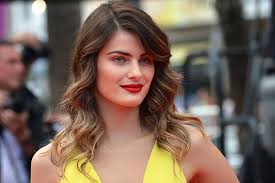
#> input picture images/brunette.jpg, 275 x 183 px; its folder holds only this picture in this run
$ python -i face_crop.py   (imports and definitions only)
#> lines starting #> are read from the running program, lines starting #| are printed output that depends on the picture; after the words box and inside, x2 and y2 are one past the last pixel; in counts of white or black regions, pixels touching at a corner belong together
## This program first ensures if the face of a person exists in the given image or not then if it exists, it crops
## the image of the face and saves to the given directory.

## Importing Modules
import cv2
import os


#################################################################################

##Make changes to these lines for getting the desired results.

## DIRECTORY of the images
directory = "./images/happy"

## directory where the images to be saved:
f_directory = "./images/happy/crop"

################################################################################

def facecrop(image):
    ## Crops the face of a person from any image!

    ## OpenCV XML FILE for Frontal Facial Detection using HAAR CASCADES.
#> called with image = 'images/brunette.jpg'
    facedata = "haarcascade_frontalface_alt.xml"
    cascade = cv2.CascadeClassifier(facedata)

    ## Reading the given Image with OpenCV
    img = cv2.imread(image)
#> img is the input picture: shape (183, 275, 3); mean B, G, R 90.4, 102, 120.7

    try:
        ## Some downloaded images are of unsupported type and should be ignored while raising Exception, so for that
        ## I'm using the try/except functions.

        minisize = (img.shape[1],img.shape[0])
#> minisize = (275, 183)
        miniframe = cv2.resize(img, minisize)

        faces = cascade.detectMultiScale(miniframe)
#> faces = [[97, 34, 69, 69]]

        for f in faces:
            x, y, w, h = [ v for v in f ]
            cv2.rectangle(img, (x,y), (x+w,y+h), (0,255,0), 2)

            sub_face = img[y:y+h, x:x+w]

            f_name = image.split('/')
            f_name = f_name[-1]

            ## Change here the Desired directory.
            cv2.imwrite(f_directory + f_name, sub_face)
            print ("Writing: " + image)
#> this loop made 1 pass
#| Writing: images/brunette.jpg
#> pass 1, in facecrop, `sub_face = img[y:y+h, x:x+w]`:
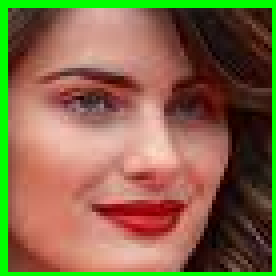
#> sub_face: shape (69, 69, 3) (shown 4 times larger); mean B, G, R 72.8, 104.2, 133.3
#> after the loop:
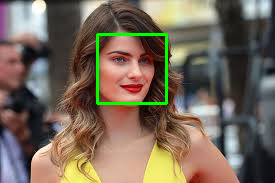
#> img: shape (183, 275, 3); 1.64% of pixels changed, all inside (x1, y1, x2, y2) = (96, 33, 168, 105)

    except:
        pass

# [9 lines not run here, left out]

>>> result = facecrop('images/brunette.jpg')

$ run again, on images/group-smiling.jpg
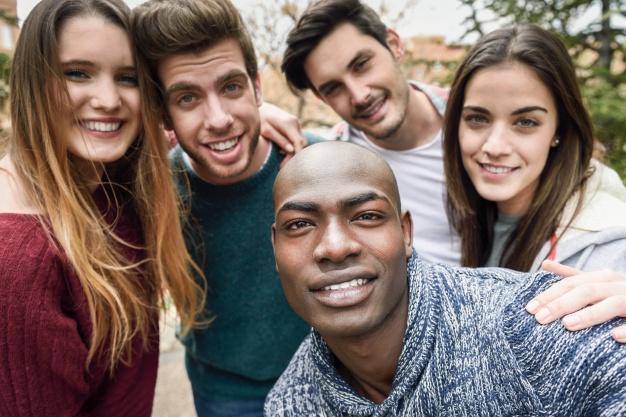
#> input picture images/group-smiling.jpg, 626 x 417 px
#> in facecrop, img is the input picture: shape (417, 626, 3); mean B, G, R 103.2, 109.6, 126
#> faces = [[40, 26, 127, 127], [439, 71, 128, 128], [150, 42, 128, 128], [254, 154, 166, 166]]
#> the loop in facecrop, `for f in faces:` made 4 passes
#> (printed output is left out)
#> pass 1, in facecrop, `sub_face = img[y:y+h, x:x+w]`:
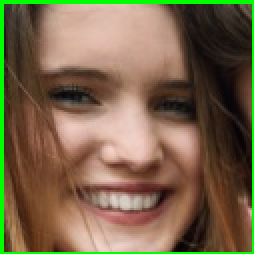
#> sub_face: shape (127, 127, 3) (shown 2 times larger); mean B, G, R 74.1, 101.8, 120.5
#> after the loop in facecrop, `for f in faces:`:
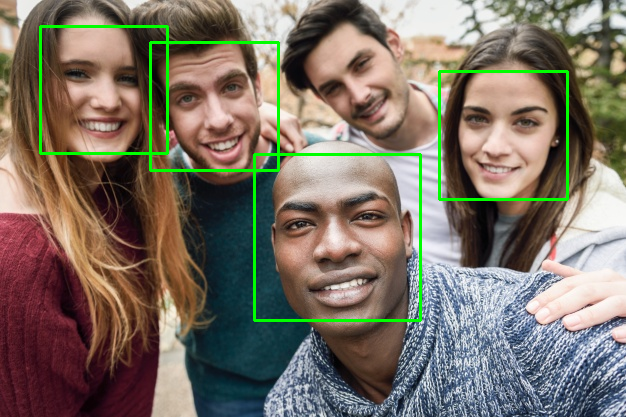
#> img: shape (417, 626, 3); 2.5% of pixels changed, all inside (x1, y1, x2, y2) = (39, 25, 569, 322)

$ run again, on images/Pretty_Asians.png
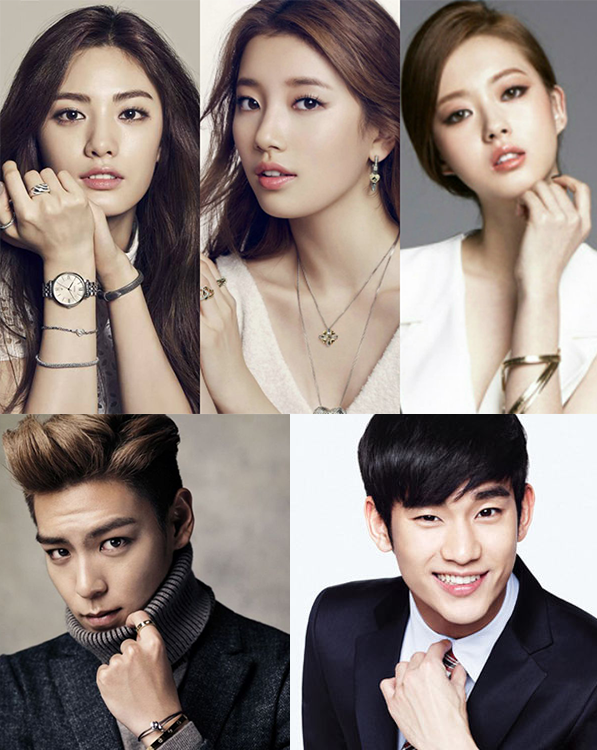
#> input picture images/Pretty_Asians.png, 597 x 750 px
#> in facecrop, img is the input picture: shape (750, 597, 3); mean B, G, R 123.3, 128.4, 140.9
#> faces = [[197, 39, 166, 166], [27, 55, 150, 150], [388, 459, 147, 147], [418, 39, 149, 149], [12, 483, 157, 157]]
#> the loop in facecrop, `for f in faces:` made 5 passes
#> (printed output is left out)
#> pass 1, in facecrop, `sub_face = img[y:y+h, x:x+w]`:
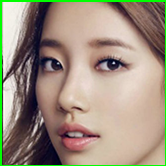
#> sub_face: shape (166, 166, 3); mean B, G, R 126.7, 144.4, 157.7
#> after the loop in facecrop, `for f in faces:`:
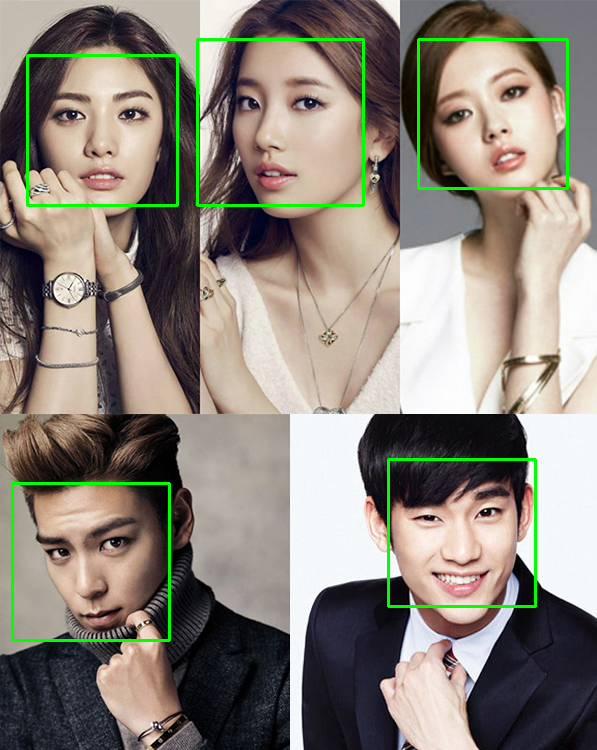
#> img: shape (750, 597, 3); 2.06% of pixels changed, all inside (x1, y1, x2, y2) = (11, 38, 569, 642)
